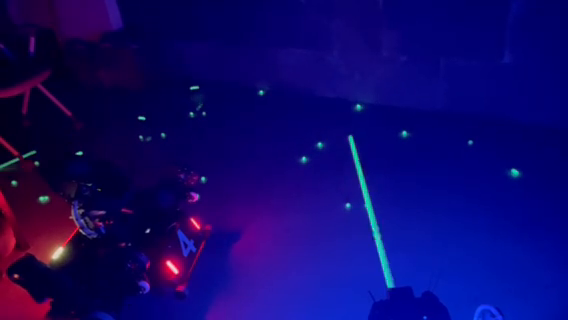
//> input picture frame 13 of homework/homework1/T3 bulletdetection/bullet.mp4, 568 x 320 px
$ ./main   (built with g++ and OpenCV 4)
//> lines starting //> are read from the running program, lines starting //| are printed output that depends on the picture; after the words box and inside, x2 and y2 are one past the last pixel; in counts of white or black regions, pixels touching at a corner belong together
#include <opencv2/core/core.hpp>
#include <opencv2/highgui/highgui.hpp>
#include <opencv2/imgproc/imgproc.hpp>
#include <iostream>
#include <vector>

using namespace std;
using namespace cv;

bool cmp_bullet(Point2f p1, Point2f p2){
    return p1.x < p2.x;
}

vector<Point2f> bullet_current;

Mat bullet;
vector<vector<Point>> contours;
int pre_id = 0, pre_x = -1;

void label_bullet(){
    if(!bullet_current.size()) return;
    sort(bullet_current.begin(), bullet_current.end(), cmp_bullet);
    if(pre_x){
        if(bullet_current[0].x > pre_x) pre_id ++;
    }
    else{
        pre_id = 1;
    }

    pre_x = bullet_current[0].x;
    for(int i = 0; i < bullet_current.size(); ++i){
        putText(bullet, to_string(pre_id + i), Point2f(bullet_current[i].x + 20, bullet_current[i].y), FONT_HERSHEY_SIMPLEX, 0.75, Scalar{0, 0, 255}, 2);
    }
    return;
}

void check_contour(vector<Point> contour, int id){

    if(contourArea(contour) < 50) return;

    RotatedRect rect = minAreaRect(contour);
    double long_side = max(rect.size.height, rect.size.width), short_side = min(rect.size.height, rect.size.width);
    if(contourArea(contour) / rect.size.area() > 0.3 && long_side / short_side > 7.0 && long_side > 43){
        Point2f P[4];
        rect.points(P);
        for (int j = 0; j <= 3; j++)
        {
            line(bullet, P[j], P[(j + 1) % 4], Scalar{255, 255, 255}, 1);
        }

        circle(bullet, rect.center, 3, Scalar{0,0,255}, -1);
        bullet_current.push_back(rect.center);

        return;
    }
    if(contourArea(contour) / rect.size.area() < 0.3 && arcLength(contour, true) > 100){
        drawContours(bullet, contours, id, Scalar{255, 255, 255}, 1);

        Moments mu = moments(contour, true);
        Point2f contour_ct;
        contour_ct.x = mu.m10 / mu.m00;
        contour_ct.y = mu.m01 / mu.m00;

        circle(bullet, contour_ct, 3, Scalar{0,0,255}, -1);
        bullet_current.push_back(contour_ct);

        return;
    }


    return;
}

int main(){
    VideoCapture capture("../bullet.mp4");
    namedWindow("bullet");

    while(capture.read(bullet)){
//> bullet is the input picture: 320 rows x 568 cols, CV_8UC3; mean B, G, R 107.5, 7.3, 15.8
        Mat bullet_grey;
        Mat bullet_result = Mat::zeros(bullet.size(), CV_8UC1);
        cvtColor(bullet, bullet_grey, COLOR_BGR2GRAY);
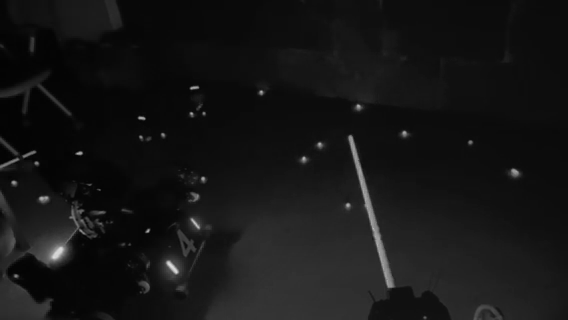
//> bullet_grey: 320 rows x 568 cols, CV_8UC1; min 3, max 221, mean 21.2
        Mat element = getStructuringElement(MORPH_RECT, Size(2,2));
        morphologyEx(bullet_grey, bullet_grey, MORPH_OPEN, element);
        threshold(bullet_grey, bullet_grey, 100, 255, THRESH_BINARY);
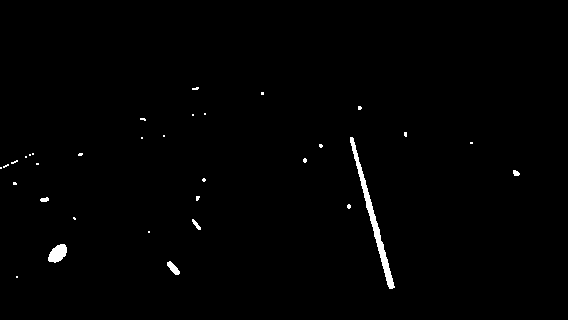
//> bullet_grey: 320 rows x 568 cols, CV_8UC1; 0.85% white; 33 white regions (27 under 20 px)

        vector<Vec4i> hierarchy;
        findContours(bullet_grey, contours, hierarchy, RETR_EXTERNAL, CHAIN_APPROX_SIMPLE);
//> contours = 33 contours, 27 with area under 20; largest, box (x1, y1, x2, y2) and area: (350, 137, 395, 289) 702, (48, 244, 67, 263) 221, (167, 261, 180, 275) 76, (192, 219, 201, 230) 30, (40, 197, 49, 202) 24, (513, 170, 520, 176) 22

        bullet_current.clear();
        for(int i = 0; i < contours.size(); ++i){
            check_contour(contours[i], i);
        }
//> this loop made 33 passes
//> (rect in check_contour, long_side in check_contour, short_side in check_contour) on passes 2, 3, 24: (centre (172.8, 267.8), size (5.7, 16.3), angle -45, 16.26, 5.66), (centre (57.2, 253.3), size (22.6, 13.4), angle -45, 22.63, 13.44), (centre (371, 212.5), size (6.8, 156.7), angle -15.3, 156.7, 6.75)

        label_bullet();
//> in label_bullet, `pre_x = bullet_current[0].x;`: pre_x = 371
//> the loop in label_bullet, `for(int i = 0; i < bullet_current.size(); ++i)` made 1 pass
//> pass 1, in label_bullet, `putText(bullet, to_string(pre_id + i), Point2f(bullet_current[i].x + 2..`:
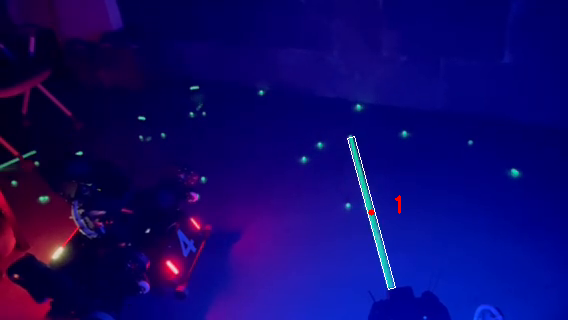
//> bullet: 320 rows x 568 cols, CV_8UC3; 0.22% of pixels changed, all inside (x1, y1, x2, y2) = (347, 136, 401, 290)
        imshow("bullet", bullet);
        waitKey(70);
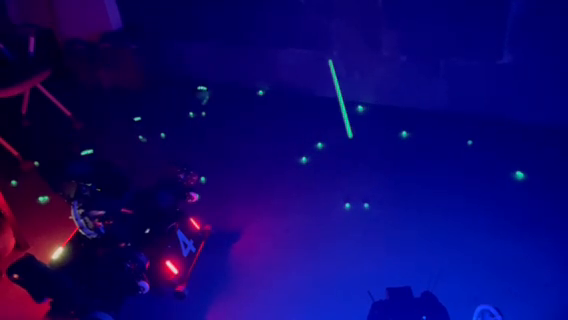
//> input picture frame 14 of homework/homework1/T3 bulletdetection/bullet.mp4, 568 x 320 px
    }

    return 0;
}

$ run again, starting later in the video
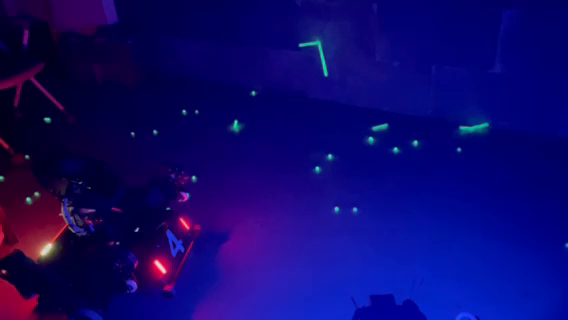
//> input picture frame 60 of homework/homework1/T3 bulletdetection/bullet.mp4, 568 x 320 px
//> bullet is the input picture: 320 rows x 568 cols, CV_8UC3; mean B, G, R 109, 7.4, 14.3
//> `threshold(bullet_grey, bullet_grey, 100, 255, THRESH_BINARY);`:
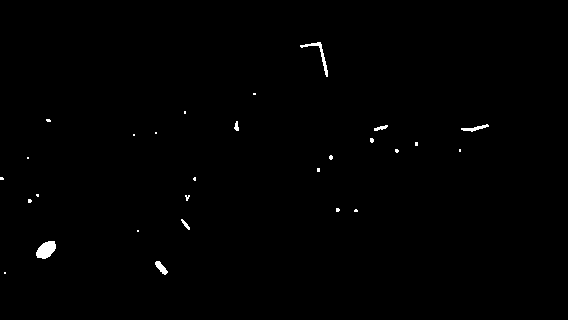
//> bullet_grey: 320 rows x 568 cols, CV_8UC1; 0.5% white; 28 white regions (21 under 20 px)
//> contours = 28 contours, 21 with area under 20; largest, box (x1, y1, x2, y2) and area: (36, 241, 56, 259) 225, (300, 42, 328, 77) 102, (155, 261, 168, 275) 72, (461, 124, 489, 132) 59, (374, 125, 388, 131) 30, (181, 219, 190, 230) 25, (234, 121, 239, 131) 22
//> the loop `for(int i = 0; i < contours.size(); ++i)` made 28 passes
//> (rect in check_contour, long_side in check_contour, short_side in check_contour) on passes 2, 3, 23, 28: (centre (160.7, 267.3), size (5.8, 15.7), angle -39.8, 15.75, 5.76), (centre (46, 249.5), size (23.3, 13.4), angle -45, 23.33, 13.44), (centre (474.7, 128.2), size (27.3, 4.7), angle -9.1, 27.29, 4.7), (centre (319.7, 55.2), size (17.7, 41.1), angle -40.9, 41.11, 17.73)
//> pre_x = 318
//> the loop in label_bullet, `for(int i = 0; i < bullet_current.size(); ++i)` made 1 pass
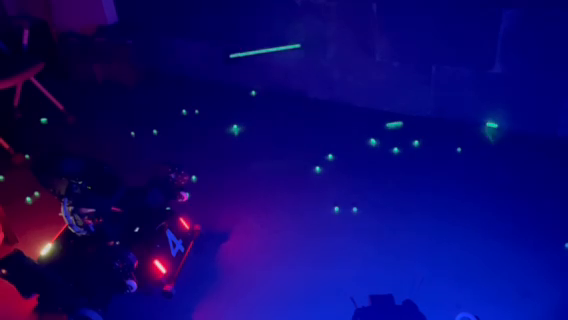
//> input picture frame 61 of homework/homework1/T3 bulletdetection/bullet.mp4, 568 x 320 px

$ run again, starting later in the video
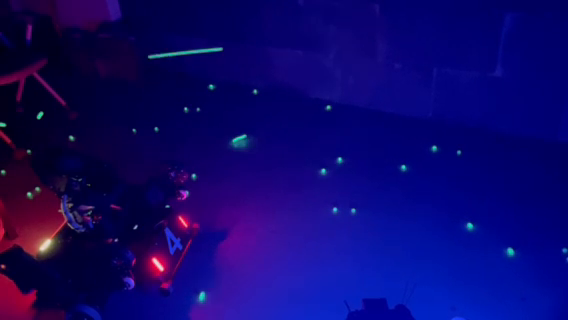
//> input picture frame 107 of homework/homework1/T3 bulletdetection/bullet.mp4, 568 x 320 px
//> bullet is the input picture: 320 rows x 568 cols, CV_8UC3; mean B, G, R 107.7, 6.5, 14.3
//> `threshold(bullet_grey, bullet_grey, 100, 255, THRESH_BINARY);`:
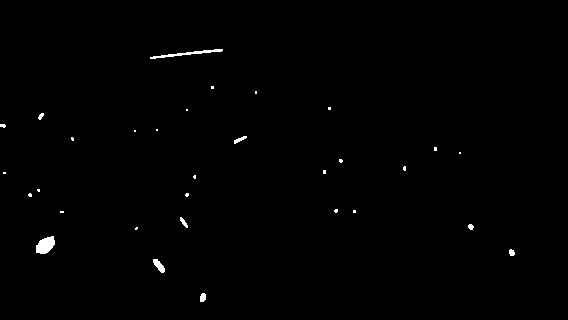
//> bullet_grey: 320 rows x 568 cols, CV_8UC1; 0.52% white; 31 white regions (22 under 20 px)
//> contours = 31 contours, 24 with area under 20; largest, box (x1, y1, x2, y2) and area: (36, 236, 55, 254) 214, (150, 49, 223, 59) 119, (153, 259, 165, 273) 72, (200, 293, 206, 302) 34, (234, 136, 247, 144) 31, (180, 217, 188, 228) 28, (509, 249, 515, 256) 24
//> the loop `for(int i = 0; i < contours.size(); ++i)` made 31 passes
//> (rect in check_contour, long_side in check_contour, short_side in check_contour) on passes 2, 4, 31: (centre (158.5, 265.1), size (5.8, 16.4), angle -38.7, 16.4, 5.78), (centre (45, 244.5), size (17, 18), angle -90, 18, 17), (centre (186, 53.3), size (72.5, 2.9), angle -6.1, 72.55, 2.89)
//> pre_x = 185
//> the loop in label_bullet, `for(int i = 0; i < bullet_current.size(); ++i)` made 1 pass
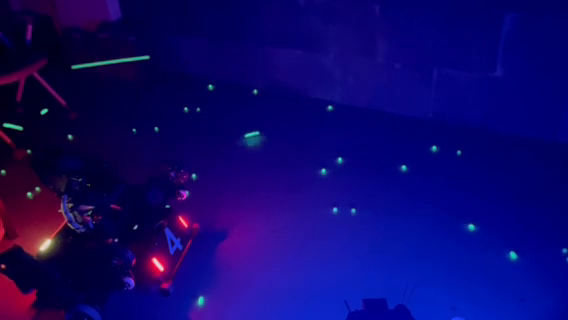
//> input picture frame 108 of homework/homework1/T3 bulletdetection/bullet.mp4, 568 x 320 px
